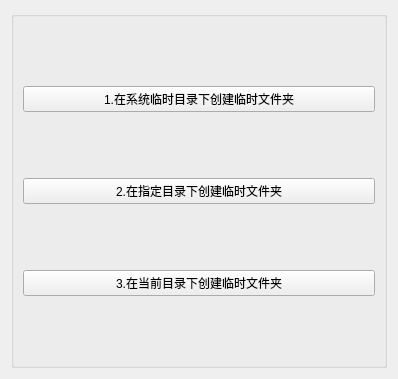
      <widget class="QWidget" name="pageTempDir">
       <property name="geometry">
        <rect>
         <x>0</x>
         <y>0</y>
         <width>398</width>
         <height>379</height>
        </rect>
       </property>
       <attribute name="icon">
        <iconset resource="res.qrc">
         <normaloff>:/images/images/806.bmp</normaloff>:/images/images/806.bmp</iconset>
       </attribute>
       <attribute name="label">
        <string>QTemporaryDir类</string>
       </attribute>
       <layout class="QHBoxLayout" name="horizontalLayout_2">
        <item>
         <widget class="QGroupBox" name="groupBox_5">
          <property name="toolTip">
           <string/>
          </property>
          <property name="title">
           <string/>
          </property>
          <layout class="QVBoxLayout" name="verticalLayout_7">
           <item>
            <widget class="QPushButton" name="pushButton_21">
             <property name="minimumSize">
              <size>
               <width>0</width>
               <height>25</height>
              </size>
             </property>
             <property name="toolTip">
              <string>在QDir::tempPath()返回的系统临时目录下创建临时文件夹</string>
             </property>
             <property name="text">
              <string>1.在系统临时目录下创建临时文件夹</string>
             </property>
            </widget>
           </item>
           <item>
            <widget class="QPushButton" name="pushButton_67">
             <property name="minimumSize">
              <size>
               <width>0</width>
               <height>25</height>
              </size>
             </property>
             <property name="toolTip">
              <string>在指定目录下创建临时文件夹</string>
             </property>
             <property name="text">
              <string>2.在指定目录下创建临时文件夹</string>
             </property>
            </widget>
           </item>
           <item>
            <widget class="QPushButton" name="pushButton_68">
             <property name="minimumSize">
              <size>
               <width>0</width>
               <height>25</height>
              </size>
             </property>
             <property name="toolTip">
              <string>在QDir::currentPath()表示的当前目录下创建临时文件夹</string>
             </property>
             <property name="text">
              <string>3.在当前目录下创建临时文件夹</string>
             </property>
            </widget>
           </item>
          </layout>
         </widget>
        </item>
       </layout>
      </widget>
